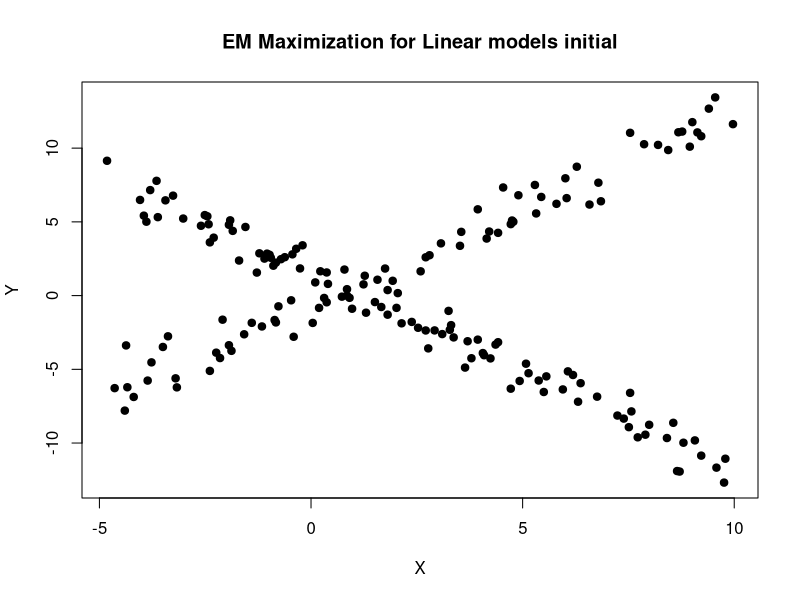
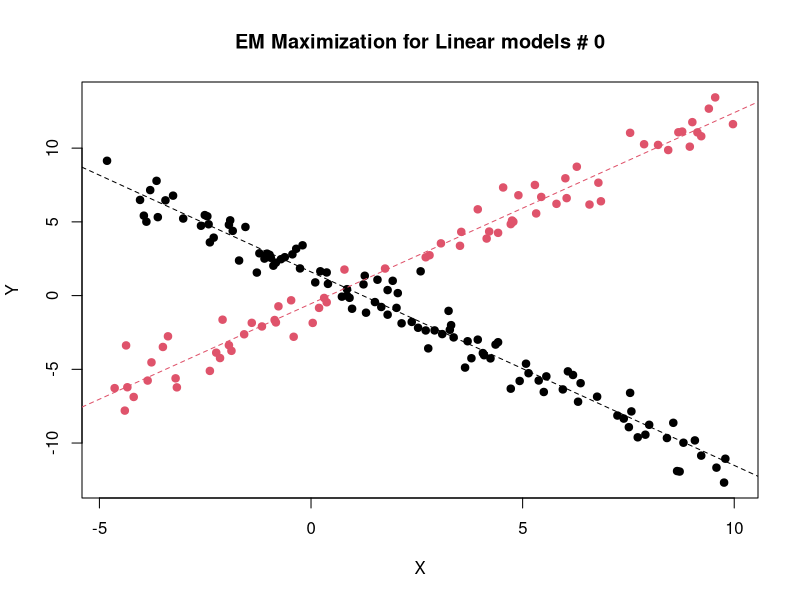
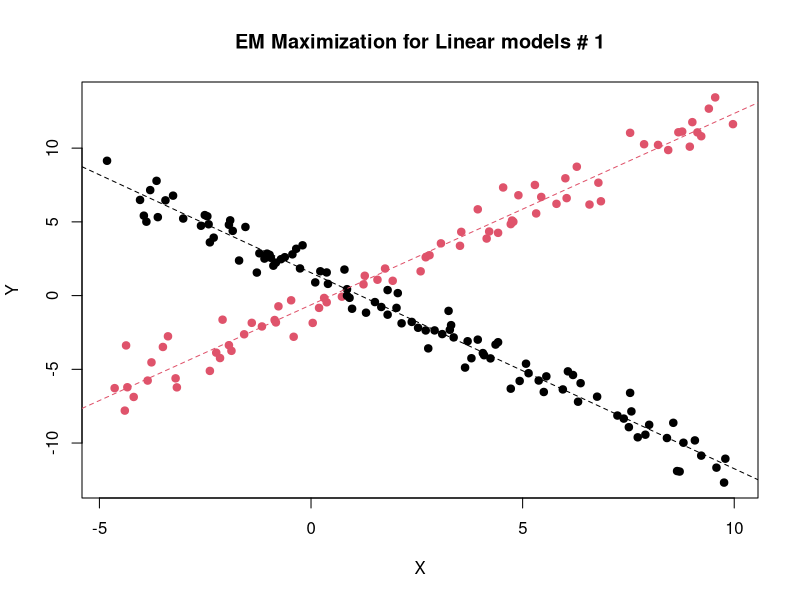
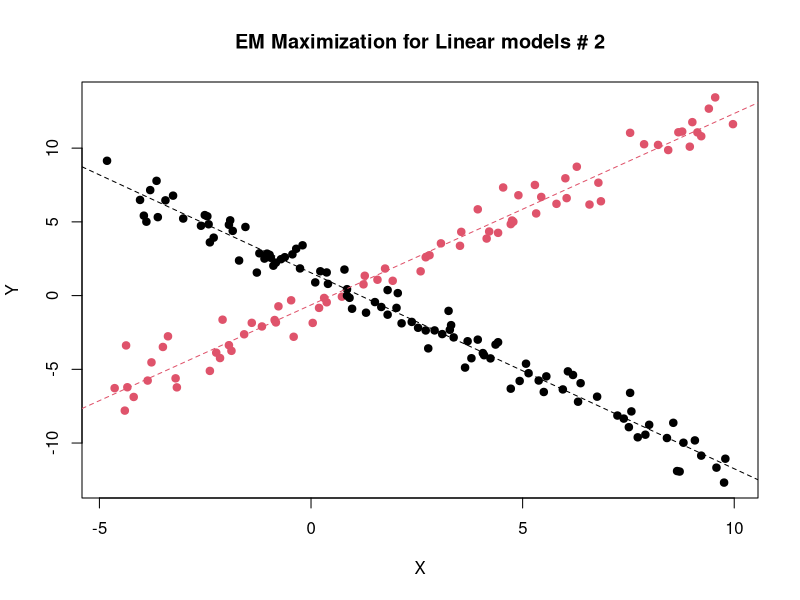

These figures' R source, in order:
# Based on João Neto example
# Ref: http://www.di.fc.ul.pt/~jpn/r/EM/EM.html#the-meta-algorithm

## An example of using EM algorithm with random generated Linear models
set.seed(102)

# It will return a two column matrix with generated values from a random
# linear model, predefined slop and intercept
random_lm <- function(slope,intercept, noise=0.35, N=40, upper_x=501) {
  xs <- sample(seq(-5,10,len=upper_x), N)
  ys <- intercept + slope*xs + rnorm(length(xs),0,noise)
  cbind(xs,ys)
}
mydata <- rbind( random_lm(-1.3,1.5,noise=0.85,N=100, ), random_lm(1.3,-0.5, N=75, noise=1.2) )
png("em-0.png", width=900, height=570, units="px", pointsize=18)
plot(mydata, pch=19, xlab="X", ylab="Y")
title("EM Maximization for Linear models initial")

init_params <- function() {
  i1 <<- 2*runif(1)
  s1 <<- 2*runif(1)
  i2 <<- 2*runif(1)
  s2 <<- 2*runif(1)
  c(i1,s1,i2,s2)
}

# It calculates probabilities of all points residuals, likelihood of belonging to Ci
e.step <- function(mydata, params, sigma=0.75) {
  e1 <- exp( (-abs(params[1] + params[2]*mydata[,1] - mydata[,2])^2)/(sigma^2) )
  e2 <- exp( (-abs(params[3] + params[4]*mydata[,1] - mydata[,2])^2)/(sigma^2) )
  cbind(e1/(e1+e2), e2/(e1+e2))
}

wls <- function(X,Y,W) {
  solve(t(X) %*% W %*% X) %*% t(X) %*% W %*% Y
}

m.step <- function(mydata, ws) {
  X <- cbind(rep(1, nrow(mydata)), mydata[,1])
  Y <- as.matrix(mydata[,2], ncol=1)
  p_1 <- wls(X,Y,diag(ws[,1]))
  p_2 <- wls(X,Y,diag(ws[,2]))
  
  c(p_1, p_2)
}


em.2lines <- function(mydata, tol=1e-2, max.step=1e3) {
  step <- 0
  
  s1 <- i1 <- s2 <- i2 <- 0 # model parameters for slope and intersect
  params <- init_params()
  
  repeat {
    
    ws         <- e.step(mydata, params)
    old.params <- params
    params     <- m.step(mydata, ws)
    
    class<-apply(ws, 1, function(v) if (v[1]>v[2]) 1 else 2)
    png(paste("em-",step,".png", sep=""), width=900, height=570, units="px", pointsize=18)
    
    plot(mydata, pch=19, col=class, xlab="X", ylab="Y")
    title(paste("EM Maximization for Linear models #",step))
    abline(a=params[1], b=params[2], col=1, lty=2) # draw 1st model with found parameters
    abline(a=params[3], b=params[4], col=2, lty=2) # draw 2nd model with found parameters
    
    if (norm(as.matrix(old.params-params), type="F") < tol) # convergence achieved
      break
    
    step <- step +1
    if (step > max.step)
      break
    
    dev.off()
  } 
  
  
}
e.step(mydata, init_params())
report <- em.2lines(mydata)




